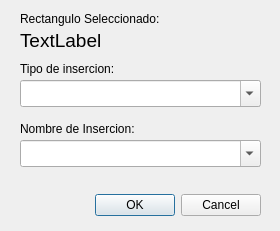
<?xml version="1.0" encoding="UTF-8"?>
<ui version="4.0">
 <class>SaveRect</class>
 <widget class="QDialog" name="SaveRect">
  <property name="geometry">
   <rect>
    <x>0</x>
    <y>0</y>
    <width>280</width>
    <height>231</height>
   </rect>
  </property>
  <property name="windowTitle">
   <string>Guardar</string>
  </property>
  <widget class="QDialogButtonBox" name="buttonBox">
   <property name="geometry">
    <rect>
     <x>80</x>
     <y>190</y>
     <width>181</width>
     <height>31</height>
    </rect>
   </property>
   <property name="orientation">
    <enum>Qt::Horizontal</enum>
   </property>
   <property name="standardButtons">
    <set>QDialogButtonBox::Cancel|QDialogButtonBox::Ok</set>
   </property>
  </widget>
  <widget class="QComboBox" name="comboBox">
   <property name="geometry">
    <rect>
     <x>20</x>
     <y>80</y>
     <width>241</width>
     <height>27</height>
    </rect>
   </property>
   <property name="editable">
    <bool>true</bool>
   </property>
  </widget>
  <widget class="QLabel" name="label">
   <property name="geometry">
    <rect>
     <x>20</x>
     <y>60</y>
     <width>121</width>
     <height>17</height>
    </rect>
   </property>
   <property name="text">
    <string>Tipo de insercion:</string>
   </property>
  </widget>
  <widget class="QLabel" name="label_2">
   <property name="geometry">
    <rect>
     <x>20</x>
     <y>10</y>
     <width>171</width>
     <height>17</height>
    </rect>
   </property>
   <property name="text">
    <string>Rectangulo Seleccionado:</string>
   </property>
  </widget>
  <widget class="QLabel" name="label_3">
   <property name="geometry">
    <rect>
     <x>20</x>
     <y>30</y>
     <width>151</width>
     <height>21</height>
    </rect>
   </property>
   <property name="font">
    <font>
     <pointsize>14</pointsize>
    </font>
   </property>
   <property name="text">
    <string>TextLabel</string>
   </property>
  </widget>
  <widget class="QComboBox" name="comboBox_2">
   <property name="geometry">
    <rect>
     <x>20</x>
     <y>140</y>
     <width>241</width>
     <height>27</height>
    </rect>
   </property>
   <property name="editable">
    <bool>true</bool>
   </property>
  </widget>
  <widget class="QLabel" name="label_4">
   <property name="geometry">
    <rect>
     <x>20</x>
     <y>120</y>
     <width>151</width>
     <height>17</height>
    </rect>
   </property>
   <property name="text">
    <string>Nombre de Insercion:</string>
   </property>
  </widget>
 </widget>
 <resources/>
 <connections>
  <connection>
   <sender>buttonBox</sender>
   <signal>accepted()</signal>
   <receiver>SaveRect</receiver>
   <slot>accept()</slot>
   <hints>
    <hint type="sourcelabel">
     <x>248</x>
     <y>254</y>
    </hint>
    <hint type="destinationlabel">
     <x>157</x>
     <y>274</y>
    </hint>
   </hints>
  </connection>
  <connection>
   <sender>buttonBox</sender>
   <signal>rejected()</signal>
   <receiver>SaveRect</receiver>
   <slot>reject()</slot>
   <hints>
    <hint type="sourcelabel">
     <x>316</x>
     <y>260</y>
    </hint>
    <hint type="destinationlabel">
     <x>286</x>
     <y>274</y>
    </hint>
   </hints>
  </connection>
 </connections>
</ui>
